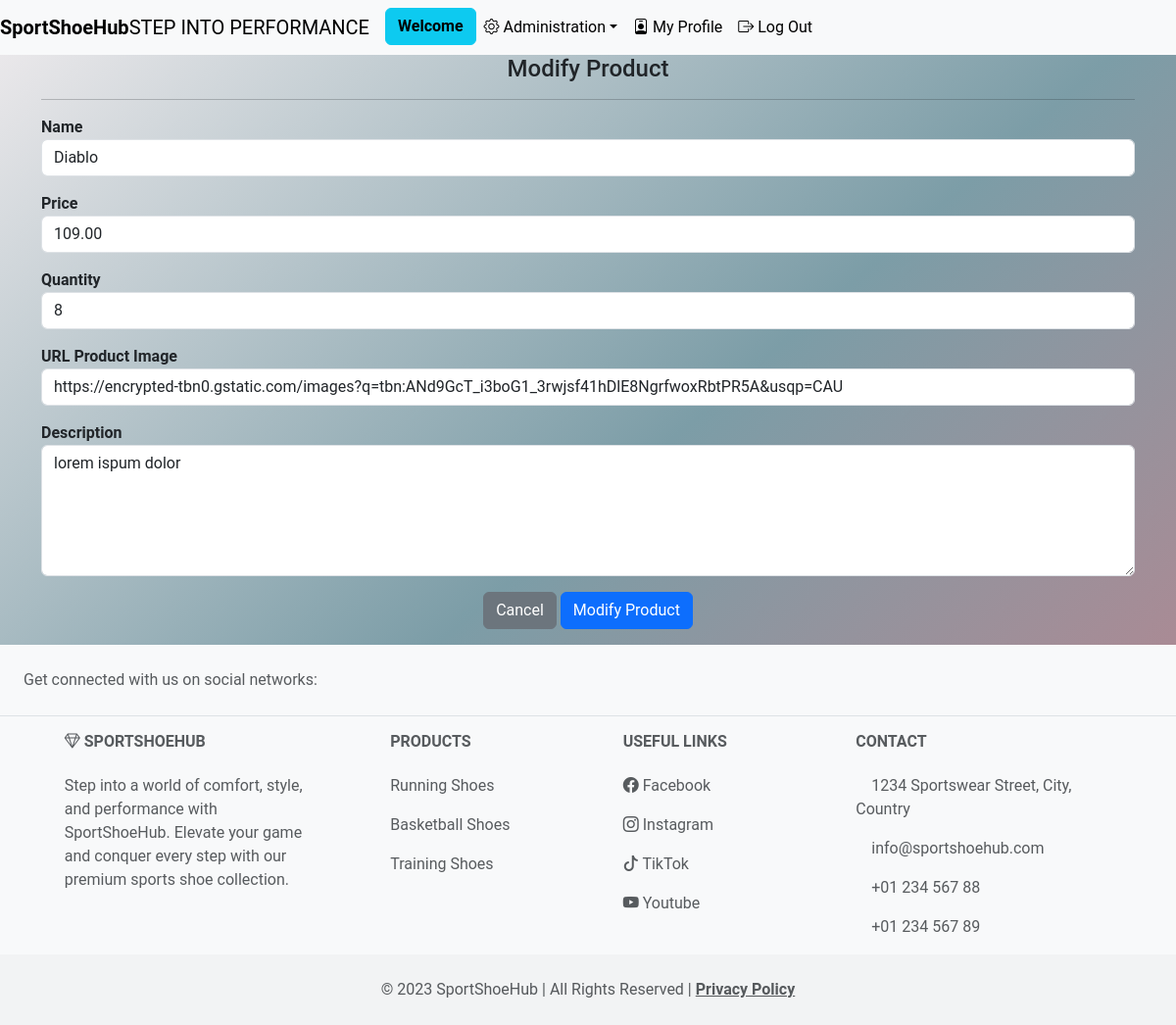
/views/ModifyProduct.php?id=1 (signed in), run on the app's committed database.
### tables this page shows
CREATE TABLE `product` (
  `id` bigint(20) NOT NULL,
  `name` varchar(40) DEFAULT NULL,
  `qtty` int(11) DEFAULT NULL,
  `price` decimal(10,2) DEFAULT NULL,
  `url_img` varchar(255) DEFAULT NULL,
  `description` text DEFAULT NULL
);

### models/Crud.php (called while the page is built, shortened)
<?php
class Crud
{
    public $connexion;
    private function connect()
    {
        $host = "localhost";
        $db = "ecom2_project";
        $user = "root";
        $password = "";
        $dsn = "mysql:host=$host;dbname=$db;charset=UTF8";
        try {
            $this->connexion = new PDO($dsn, $user, $password);
            $this->connexion->setAttribute(PDO::ATTR_ERRMODE, PDO::ERRMODE_EXCEPTION);
        } catch (PDOException $e) {
            throw new Exception("Database connection failed: " . $e->getMessage());
        }
    }
    public function getById($table, $id)
    {
        $PDOStatement = $this->connexion->prepare("SELECT * FROM $table WHERE id = :id");
        $PDOStatement->bindParam(':id', $id, PDO::PARAM_INT);
        $PDOStatement->execute();
        return $PDOStatement->fetch(PDO::FETCH_ASSOC);
    }
    public function __destruct()
    {
        $this->connexion = null;
    }
}

### models/Product.php (called while the page is built, shortened)
<?php
require_once('Crud.php');
class Product extends Crud
{
    public function getProductById($id)
    {
        return $this->getById('product', $id);
    }
}

### views/ModifyProduct.php (the view, shortened to what this page needs)
<?php
include "./includes/Header.php";
if (isset($_GET['id'])) {
    $id = $_GET['id'];
    $productModel = new Product();
    $product = $productModel->getProductById($id);
}
?>
<main>
    <section>
        <div class="registerfrm">
            <div class="container">
                <div class="row">
                    <div class="col-md-12">
                        <center>
                            <h4>Modify Product</h4>
                        </center>
                        <hr>
                        <div class="registerfrm">
                            <form method="post" enctype="multipart/form-data">
                                <div class="mb-3">
                                    <label for="name"><b>Name</b></label>
                                    <input type="text" class="form-control" name="name" id="name" value="<?php echo $product['name']; ?>" placeholder="Product Name" required>
                                </div>
                                <div class="mb-3">
                                    <label for="price"><b>Price</b></label>
                                    <input type="text" class="form-control" name="price" id="price" value="<?php echo $product['price']; ?>" placeholder="Product Price" required>
                                </div>
                                <div class="mb-3">
                                    <label for="quant"><b>Quantity</b></label>
                                    <input type="number" class="form-control" name="quant" id="quant" value="<?php echo $product['qtty']; ?>" min="0">
                                </div>
                                <div class="mb-3">
                                    <label for="url_img"><b>URL Product Image</b></label>
                                    <input type="text" class="form-control" name="url_img" id="url_img" value="<?php echo $product['url_img']; ?>">
                                </div>
                                <div class="mb-3">
                                    <label for="description"><b>Description</b></label>
                                    <textarea class="form-control" name="description" id="description" rows="5"><?php echo $product['description']; ?></textarea>
                                </div>
                                <center>
                                    <div class="mb-3">
                                        <a href="./ManageProducts.php" class="btn btn-secondary">Cancel</a>
                                        <input type="submit" name="save" value="Modify Product" class="btn btn-primary">
                                    </div>
                                </center>
                            </form>
                        </div>
                    </div>
                </div>
            </div>
        </div>
    </section>
</main>
<?php
include "./includes/Footer.php";
?>

### public/css/style.css (style rules this page uses)
body { margin: 0; background: linear-gradient(to right bottom, rgb(240, 236, 238), rgb(124, 157, 167), rgb(196, 128, 138)); min-height: 100vh; font-family: "Roboto", sans-serif; }

### data on the page
product: name "Diablo", price "109.00", quant "8", url_img "https://encrypted-tbn0.gstatic.com/images?q=tbn:ANd9GcT_i3boG1_3rwjsf41hDlE8NgrfwoxRbtPR5A&usqp=CAU", description "lorem ispum dolor"
